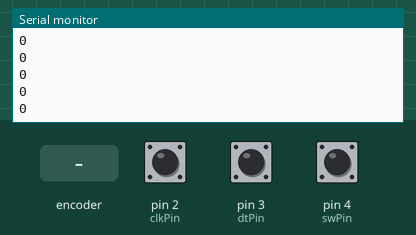
A sketch run on a simulated Arduino Uno, built with avr-gcc and run on an emulated ATmega328P. Parts: the last lines printed to the serial monitor. The inputs (shaded band) are chosen by the test bench; at power-on: pin 2 (clkPin) HIGH, pin 3 (dtPin) HIGH, pin 4 (swPin) HIGH.

Above: at 1.2 s.
1.3 s: rotary encoder on pin 2 (clkPin) / pin 3 (dtPin) turned 1 step (first pin leading)
At 2.4 s:
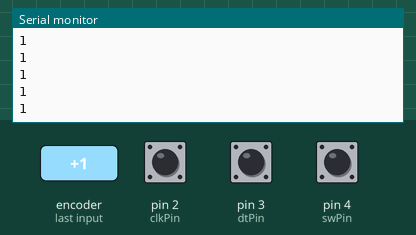
3.0 s: rotary encoder on pin 2 (clkPin) / pin 3 (dtPin) turned 1 step (first pin leading)
At 4.1 s:
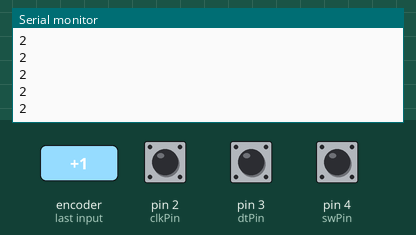
Timing chart, 0 to 6.0 s (numbered marks = the images above; inputs shaded):
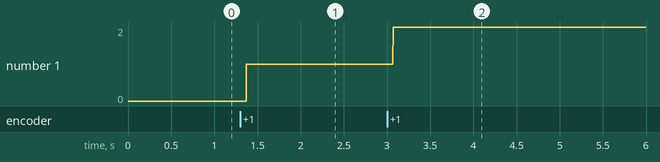

The sketch:

Rotary_Encoder.ino
```cpp
//Rotary Encoder
/*You will see the angular displacement of the rotary encoder printed on the serial monitor of the computer.
When the rotary encoder turns clockwise, the angular displacement is increased;
when it turns counterclockwise, it’s decreased.
If you press the switch on the rotary encoder, related readings will return to zero.*/
//Email:support@sunfounder.com
//Website:www.sunfounder.com
//2015.5.7
const int clkPin= 2;
const int dtPin= 3;
const int swPin= 4 ;//the number of the button

int encoderVal = 0;

void setup()
{
  pinMode(clkPin, INPUT);//set clkPin as INPUT
  pinMode(dtPin, INPUT);
  pinMode(swPin, INPUT);
  digitalWrite(swPin, HIGH);
  Serial.begin(9600);
}

void loop()
{
  int change = getEncoderTurn();//
  encoderVal = encoderVal + change;
  if(digitalRead(swPin) == LOW)//if button pull down
  {
    encoderVal = 0;
  }
  Serial.println(encoderVal);
}

int getEncoderTurn(void)
{
  static int oldA = HIGH;
  static int oldB = HIGH;
  int result = 0;
  int newA = digitalRead(clkPin);//read the value of clkPin to newA
  int newB = digitalRead(dtPin);//read the value of dtPin to newB
  if (newA != oldA || newB != oldB)
  {
    // something has changed
    if (oldA == HIGH && newA == LOW)
    {
      result = (oldB * 2 - 1);
    }
  }
  oldA = newA;
  oldB = newB;
  return result;
}
```

Measured:
- after the input at 1.3 s, the serial monitor: prints a new line after 0.07 s (image 1)
- after the input at 3.0 s, the serial monitor: prints a new line after 0.07 s (image 2)
- plotted number 1: 0 → 1 after the input at 1.3 s, 1 → 2 after the input at 3.0 s
